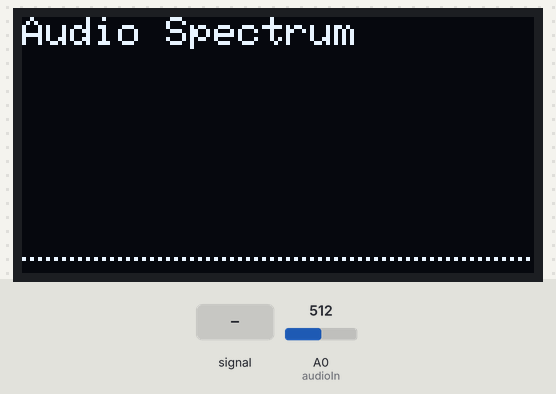
The sketch below on a simulated Arduino Uno, built with avr-gcc and run on an emulated ATmega328P. On the bench: 128×64 one-colour display. The inputs (shaded band) are chosen by the test bench; at power-on: A0 (audioIn) = 512.

Above: at 1.2 s.
1.3 s: A0 (audioIn) fed a 200 Hz sine of ±81 counts around its level
At 3.5 s:
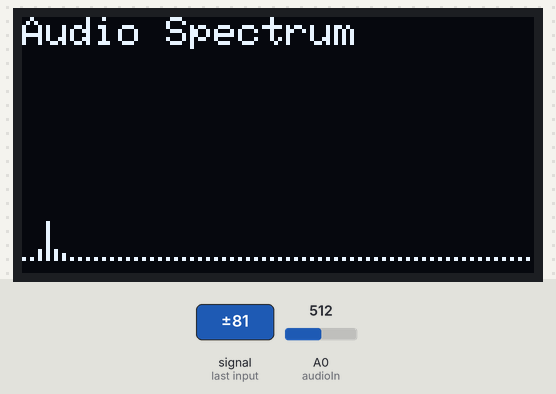
3.7 s: A0 (audioIn) set to 716
At 4.6 s:
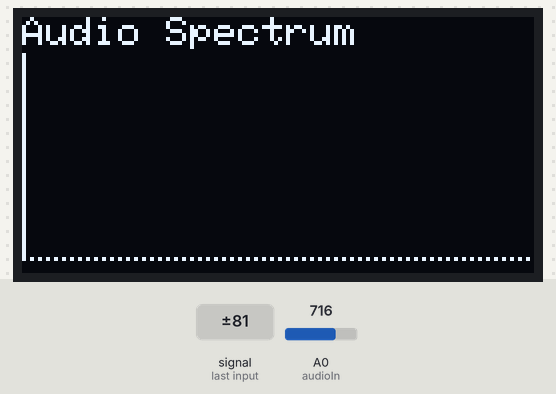
5.5 s: A0 (audioIn) fed a 1000 Hz sine of ±255 counts around its level
At 5.93 s:
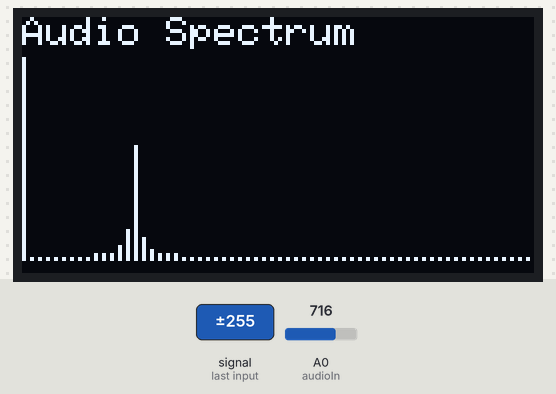
7.3 s: A0 (audioIn) set to 900
At 8.6 s:
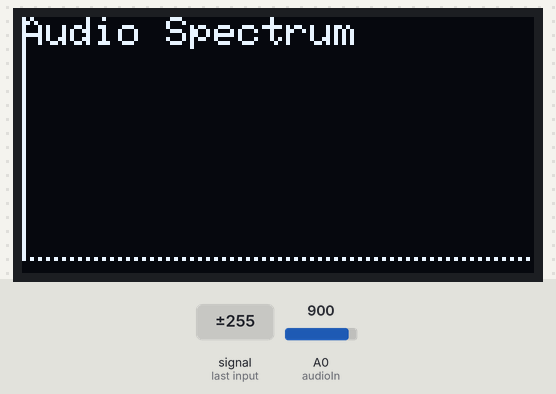
9.1 s: A0 (audioIn) set to 511
At 9.9 s:
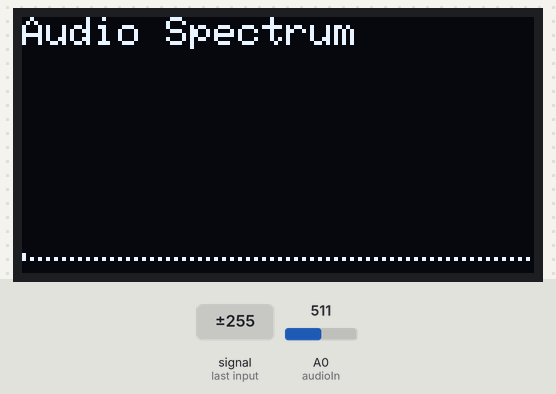
Timing chart, 0 to 11.9 s (numbered marks = the images above; inputs shaded):
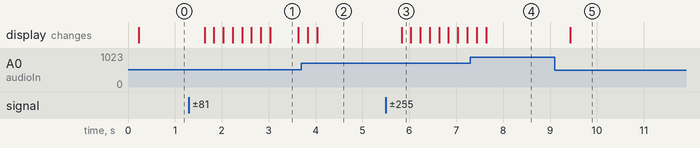

The sketch:

Spectrum_Analyzer.ino
```cpp
/*
   FFT Audio Spectrum Analizer
   Suitable for signals up to 4.5 KHz
   Sampling frequency on Arduino Uno is approximately 9 KHz

   Adapted from learnelectronics:      https://www.youtube.com/watch?v=5RmQJtE61zE
   Which was adapted from cbm80amiga:  https://www.youtube.com/watch?v=EnvhEgjrHsw

   Uses the FIX_FFT library:    https://www.arduinolibraries.info/libraries/fix_fft

   Gadget Reboot
*/

#include <Wire.h>                                     // I2C library for display
#include "fix_fft.h"                                  // fixed point Fast Fourier Transform library
#include <Adafruit_GFX.h>                             // graphics library for display
#include <Adafruit_SSD1306.h>                         // SSD1306 OLED display library

#define OLED_RESET 4                                  // OLED library likes to see this but it isn't used here with I2C
#define OLED_ADDR 0x3C                                // OLED I2C address
#define audioIn A0                                    // audio input port

Adafruit_SSD1306 display(OLED_RESET);                 // create instance of OLED display

char re[128], im[128];                                // real and imaginary FFT result arrays
byte ylim = 60;                                       // OLED y-axis drawing boundary limit

void setup() {
  display.begin(SSD1306_SWITCHCAPVCC, OLED_ADDR);     // init OLED display
  display.clearDisplay();                             // blank the display
  display.setTextSize(1);                             // configure text properties
  display.setTextColor(WHITE);
  analogReference(DEFAULT);                           // use the default analog reference of 5 volts (on 5V Arduino boards)
                                                      // or 3.3 volts (on 3.3V Arduino boards)
};

void loop() {

  // The FFT real/imaginary data are stored in a char data type as a signed -128 to 127 number
  // This allows a waveform to swing centered around a 0 reference data point
  // The ADC returns data between 0-1023 so it is scaled to fit within a char by dividing by 4 and subtracting 128.
  // eg (0 / 4) - 128 = -128 and (1023 / 4) - 128 = 127

  for (byte i = 0; i < 128; i++) {                    // read 128 analog input samples from ADC
    int sample = analogRead(audioIn);
    re[i] = sample / 4 - 128;                         // scale the samples to fit within a char variable
    im[i] = 0;                                        // there are no imaginary samples associated with the time domain so set to 0
  };

  fix_fft(re, im, 7, 0);                              // send the samples for FFT conversion, returning the real/imaginary results in the same arrays

  display.clearDisplay();                             // clear display
  display.setCursor(0, 0);                            // set cursor to top left corner of the display
  display.print("Audio Spectrum");                    // print a header on the top row of the display

  // The data array will contain frequency bin data in locations 0..127 for samples up to the sampling frequency of approx. 9 KHz
  // Each frequency bin will represent a center frequency of approximately (9 KHz / 128 samples) = 70 Hz
  // Due to Nyquist sampling requirements, we can only consider sampled frequency data up to (sampling rate / 2) or (9 KHz / 2) = 4.5 KHz
  // Therefore we only acknowledge the first 64 frequency bins [0..63] = [0..4.5KHz]

  for (byte i = 0; i < 64; i++) {
    int dat = sqrt(re[i] * re[i] + im[i] * im[i]);     // frequency magnitude is the square root of the sum of the squares of the real and imaginary parts of a vector
    display.drawLine(i * 2, ylim, i * 2, ylim - dat, WHITE); // draw bars for each frequency bin from 0 Hz to 4.5 KHz
  };

  display.display();                                   // update the display
};
```

Measured:
- after the input at 1.3 s, the display: first changes after 0.33 s (image 1 shows a later state)
- after the input at 5.5 s, the display: changes after 0.33 s (image 3)
- after the input at 9.1 s, the display: changes after 0.34 s (image 5)
